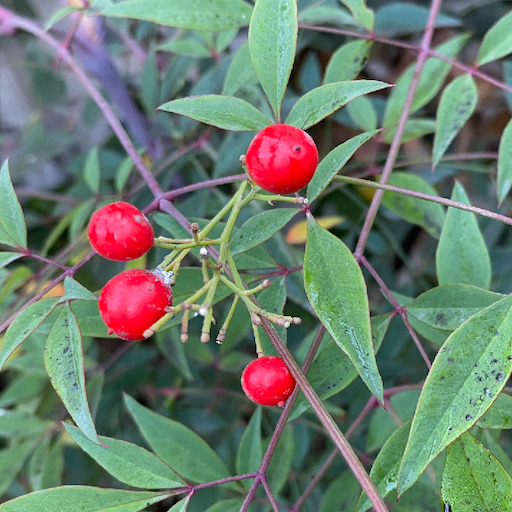
#> input picture assets/bayas.jpeg, 512 x 512 px
$ python bayas.py
#> lines starting #> are read from the running program, lines starting #| are printed output that depends on the picture; after the words box and inside, x2 and y2 are one past the last pixel; in counts of white or black regions, pixels touching at a corner belong together
import cv2
import numpy as np
import matplotlib.pyplot as plt

# Laura Arteta

img = cv2.imread("./assets/bayas.jpeg")
#> img is the input picture: shape (512, 512, 3); mean B, G, R 109.9, 124.8, 107.4
img_rgb = cv2.cvtColor(img, cv2.COLOR_BGR2RGB)

# capas de color RGB
R = img_rgb[:,:,0]
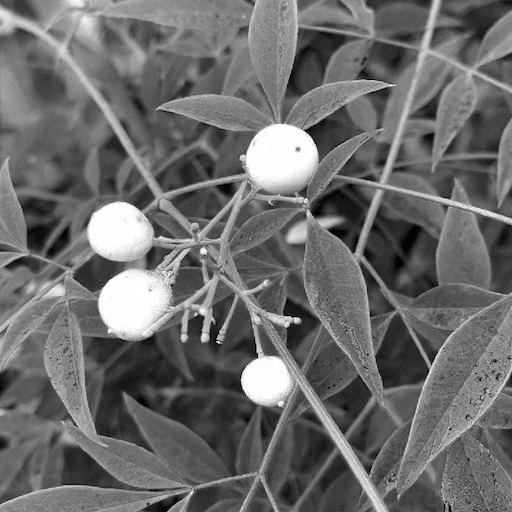
#> R: shape (512, 512); min 0, max 255, mean 107.4
G = img_rgb[:,:,1]
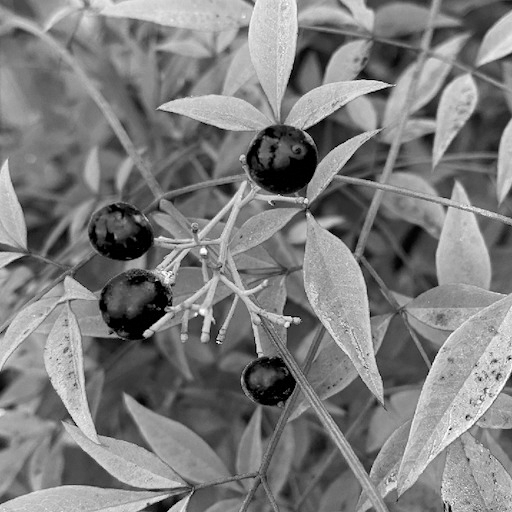
#> G: shape (512, 512); min 0, max 255, mean 124.8
B = img_rgb[:,:,2]
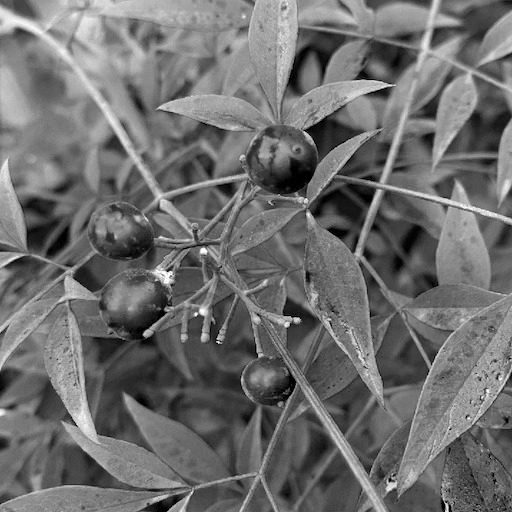
#> B: shape (512, 512); min 0, max 255, mean 109.9

# píxeles donde R es mayor que G y B (lo rojo predomina). umbral a uint8 (0 o 255 para mantener la escala)
mask = (
  (R > 215) &
  (R > G + 50) &
  (R > B + 50) &
  ~((R > 200) & (G > 200) & (B > 200))  # descartar blancos
).astype(np.uint8) * 255
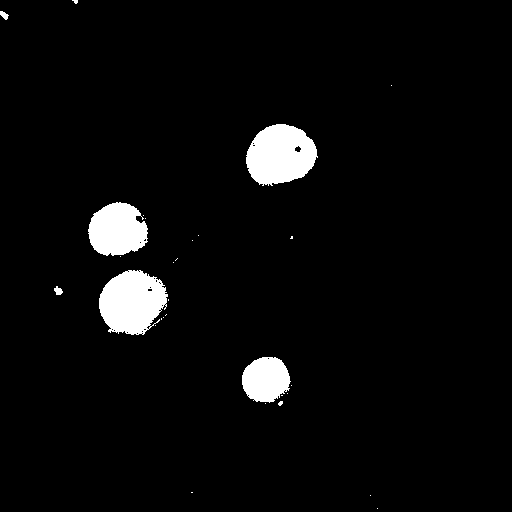
#> mask: shape (512, 512); 4.2% white; 29 white regions (23 under 20 px)


contours, hierarchy = cv2.findContours(mask, cv2.RETR_EXTERNAL, cv2.CHAIN_APPROX_SIMPLE)
#> contours = 29 contours, 23 with area under 20; largest, box (x1, y1, x2, y2) and area: (246, 124, 318, 186) 3216, (99, 270, 168, 335) 3215, (88, 202, 148, 256) 2365, (242, 357, 291, 403) 1640, (54, 286, 63, 295) 40, (0, 11, 9, 20) 36

img2 = img_rgb.copy()

def dibujar_contornos_manual(imagen, contornos, color, grosor):
#> called with color = (0, 0, 255), grosor = 2
  for contorno in contornos:
    # Cada contorno es una lista de puntos
    for i in range(len(contorno)):
      punto_actual = contorno[i][0]
      punto_siguiente = contorno[(i + 1) % len(contorno)][0]  # vecino más cercano

      # Dibujar línea entre puntos usando algoritmo de Bresenham simplificado
      x1, y1 = punto_actual[0], punto_actual[1]
      x2, y2 = punto_siguiente[0], punto_siguiente[1]

      # Calcular diferencias
      dx = abs(x2 - x1)
      dy = abs(y2 - y1)

      # Determinar dirección
      sx = 1 if x1 < x2 else -1
      sy = 1 if y1 < y2 else -1

      # Algoritmo de Bresenham para dibujar línea pixel por pixel
      err = dx - dy
      x, y = x1, y1

      while True:
        # Dibujar píxel con grosor
        for gx in range(-grosor//2, grosor//2 + 1):
          for gy in range(-grosor//2, grosor//2 + 1):
            px, py = x + gx, y + gy
            if 0 <= px < imagen.shape[1] and 0 <= py < imagen.shape[0]:
              imagen[py, px] = color

        # Si llegamos al punto final, salir
        if x == x2 and y == y2:
          break

        # Calcular siguiente punto
        e2 = 2 * err
        if e2 > -dy:
          err -= dy
          x += sx
        if e2 < dx:
          err += dx
          y += sy
#> this loop made 29 passes
#> contorno on passes 1, 2, 3, 4, 6, 7, 8, 10, 11, 12, 13, 14: [[377, 508]], [[370, 495]], [[191, 492], [192, 492]], [[265, 403]], [[281, 395], [282, 395]], [[287, 393]], [[291, 385]], [[155, 325]], [[161, 318], [161, 319]], [[163, 317]], [[166, 314], [165, 315]], [[168, 299], [168, 300]]

# Aplicar la función manual
dibujar_contornos_manual(img2, contours, (0, 0, 255), 2)

plt.figure(figsize=(12,6))
plt.subplot(1,3,1); plt.title("Original"); plt.imshow(img_rgb); plt.axis("off")
plt.subplot(1,3,2); plt.title("Frutos resaltados"); plt.imshow(mask, cmap="gray"); plt.axis("off")
plt.subplot(1, 3, 3); plt.title("Bordes"); plt.imshow(img2, cmap="gray"); plt.axis("off")

plt.show()
